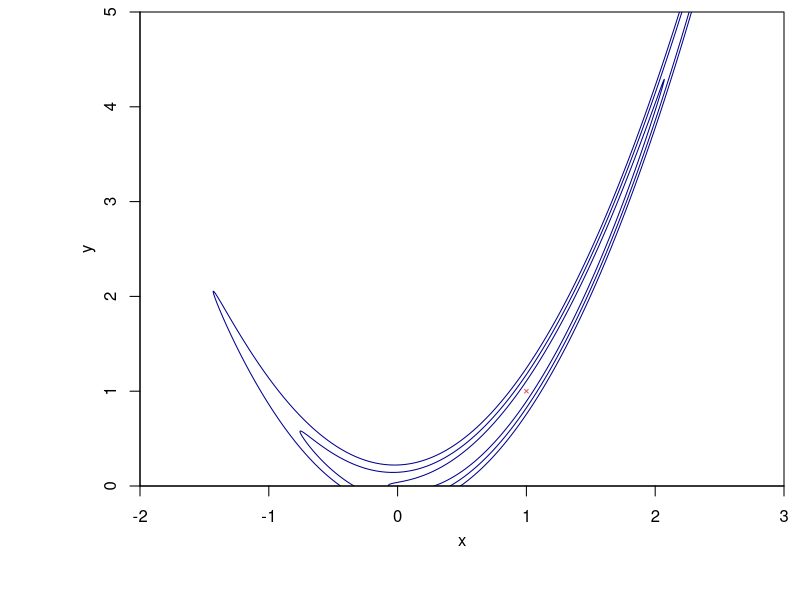
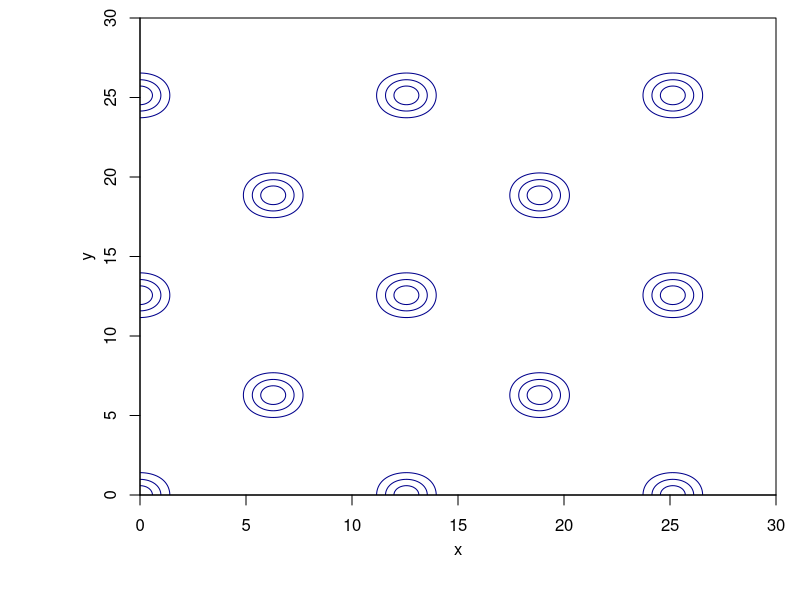
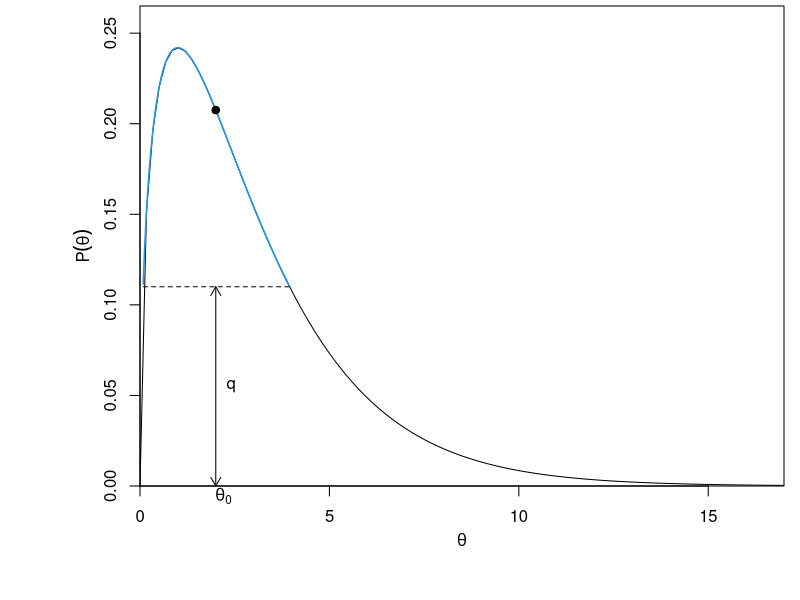
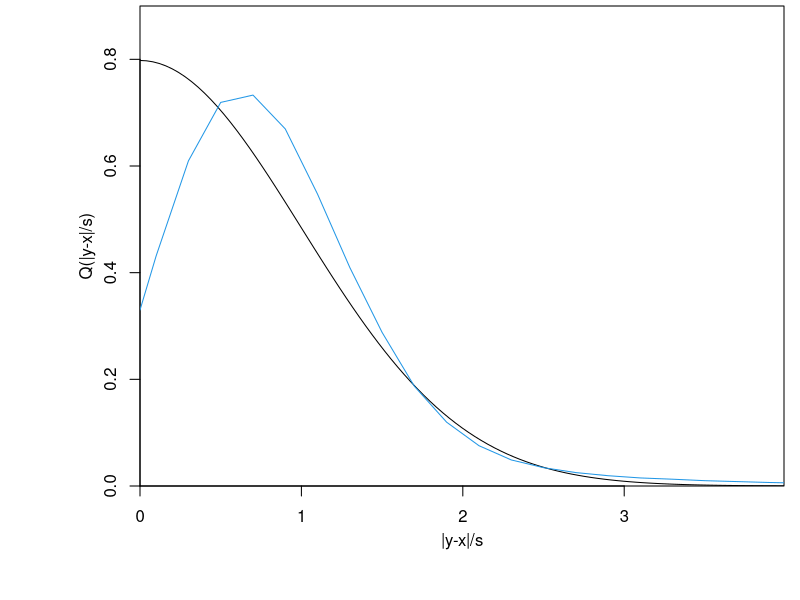
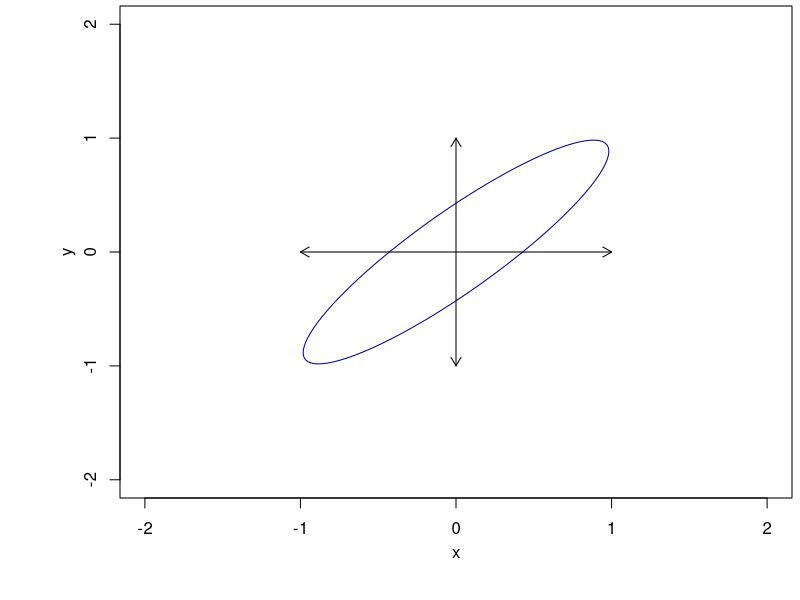
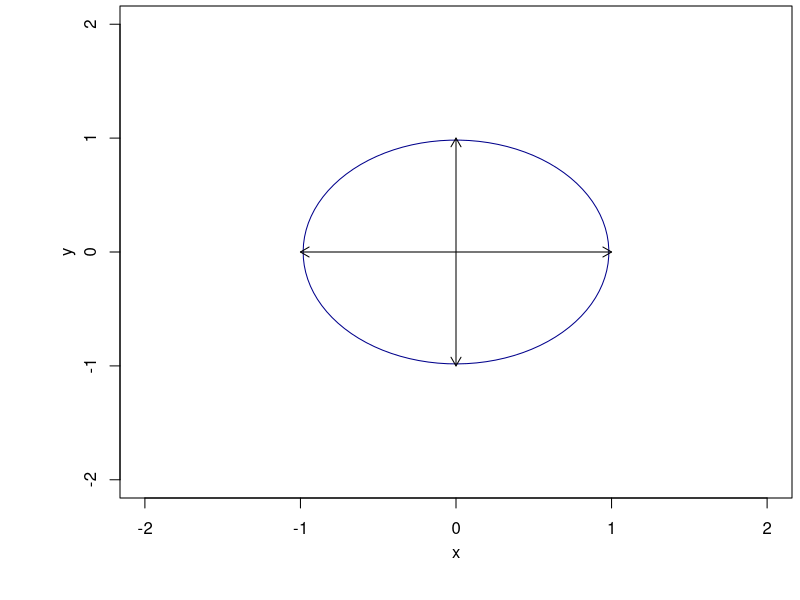
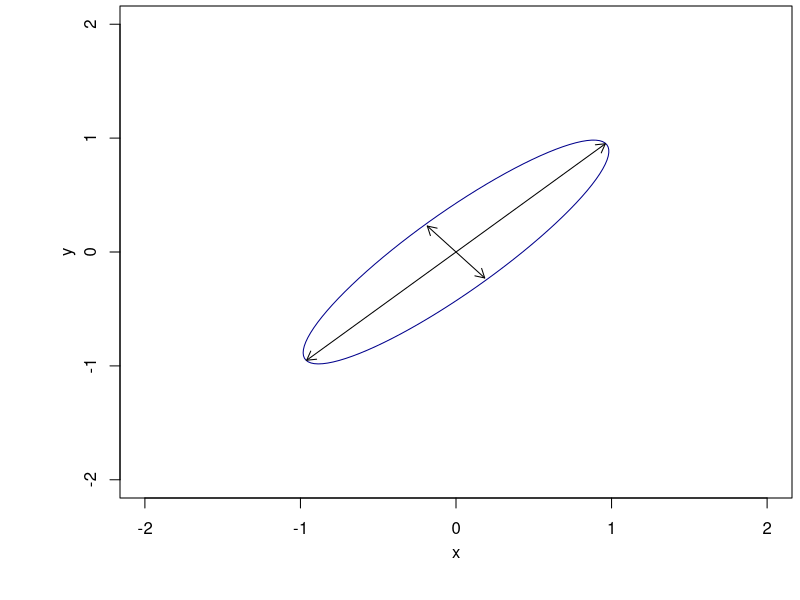

R code for these plots, in order:
require(ellipse)
open.png = function(name, width=3.05, height=2.8, units='in', resolution=300, points=9, xmin=0.15,xmax=0.99,ymin=0.17,ymax=0.99,plt=c(xmin,xmax,ymin,ymax), mgp=c(2.2,1,0), pch=".", ...) {
 png(name, width=width, height=height, pointsize=points, units=units, res=resolution)
 par(plt=plt, mgp=mgp, pch=pch, ...)
}
blue.shading = c("#89BAF5", "#DEEBFA")

Rosenbrock.lnP = function(x, y, a=1.0, b=100.0) -( (a-x)^2 + b*(y-x^2)^2 )
ros = expand.grid(x=seq(-2, 3, 0.0025), y=seq(0, 5, 0.0025))
ros$z = Rosenbrock.lnP(ros$x, ros$y)

eggbox.lnP = function(x,y) (2.0 + cos(0.5*x)*cos(0.5*y))^3
egg = expand.grid(x=seq(0, 30, 0.1), y=seq(0, 30, 0.1))
egg$z = eggbox.lnP(egg$x, egg$y)

open.png('mc2_rosenbrock.png', resolution=200, height=2.5, xmin=0.175, ymin=0.19, xmax=0.98, ymax=0.98)
par(xaxs='i', yaxs='i')
contour(unique(ros$x), unique(ros$y), -2*matrix(ros$z, length(unique(ros$y))), lev=qchisq(pchisq((1:3)^2, 1), 2), col='darkblue', drawlabels=F, xlab='x', ylab='y')
points(ros[which.max(ros$z),1:2], col=2, pch=4, cex=0.5)
dev.off()

open.png('mc2_eggbox.png', resolution=200, height=2.8, xmin=0.175, ymin=0.175, xmax=0.97, ymax=0.97)
par(xaxs='i', yaxs='i')
contour(unique(egg$x), unique(egg$y), -2*matrix(egg$z-max(egg$z), length(unique(egg$y))), lev=qchisq(pchisq((1:3)^2, 1), 2), col='darkblue', drawlabels=F, xlab='x', ylab='y')
dev.off()

open.png('mc2_slice.png', resolution=200, height=2.5, xmin=0.175, ymin=0.19, xmax=0.98)
par(xaxs='i', yaxs='i')
plot(1, 1, type='n', axes=F, xlim=c(0, 17), ylim=c(0, 0.265), xlab=expression(theta), ylab=expression(P(theta)))
curve(dchisq(x,3), add=T)
xx = seq(0, 5, len=1000)
yy = dchisq(xx,3)
j = which(yy >= 0.11)
points(xx[j], yy[j], type='l', col=4, lwd=1.5)
segments(xx[j][1], 0.11, x1=xx[rev(j)][1], lty=2)
##polygon(xx, dchisq(xx,3), col=blue.shading[2], border=4)
points(2, dchisq(2,3), pch=19)
axis(1)
axis(2)
box()
mtext(expression(theta[0]), 1, at=2.2, line=0.1)
arrows(2, 0, y1=0.11, code=3, length=0.1)
text(2.4, 0.055, 'q')
dev.off()

yy = c(rexp(300000), sqrt(rchisq(600000, 2)/2))
h = hist(yy, breaks=100, plot=F)
open.png('mc2_steplength.png', resolution=200, height=2.5, xmin=0.175, ymin=0.19, xmax=0.98)
par(xaxs='i', yaxs='i')
plot(1, 1, type='n', xlim=c(0, 3.99), ylim=c(0, 0.9), xlab='|y-x|/s', ylab='Q(|y-x|/s)')
curve(2*dnorm(x), add=T)
points(c(0, h$mids), c(0.33, h$density), type='l', col=4)
dev.off()

open.png('mc2_reparam0.png', resolution=200)
plot(ellipse(0.9, lev=pchisq(0.25,1)), type='l', col='darkblue', xlab='x', ylab='y', xlim=c(-2,2), ylim=c(-2,2))
arrows(-1, 0, x1=1, length=0.1, code=3)
arrows(0, -1, y1=1, length=0.1, code=3)
dev.off()

open.png('mc2_reparam1.png', resolution=200)
plot(ellipse(0, lev=pchisq(0.25,1)), type='l', col='darkblue', xlab='x', ylab='y', xlim=c(-2,2), ylim=c(-2,2))
arrows(-1, 0, x1=1, length=0.1, code=3)
arrows(0, -1, y1=1, length=0.1, code=3)
dev.off()

open.png('mc2_reparam2.png', resolution=200)
plot(ellipse(0.9, lev=pchisq(0.25,1)), type='l', col='darkblue', xlab='x', ylab='y', xlim=c(-2,2), ylim=c(-2,2))
y = 0.96
arrows(-y, -y*0.99, x1=y, y1=y*0.99, length=0.1, code=3)
y = 0.217
arrows(y*0.85, -y*1.05, x1=-y*0.85, y1=y*1.05, length=0.1, code=3)
dev.off()
